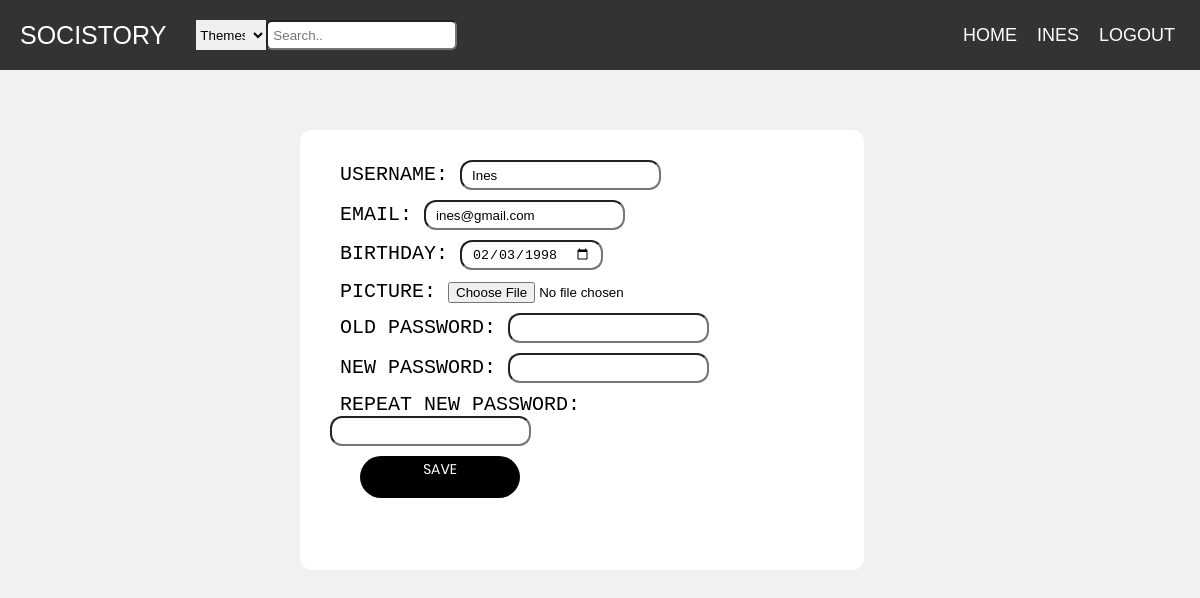
Page /pages/editProfile.php (signed in) on the committed database.
### tables this page shows
CREATE TABLE users(
  username VARCHAR PRIMARY KEY,
  email VARCHAR UNIQUE,
  password VARCHAR(254) NOT NULL,
  salt VARCHAR(32) NOT NULL,
  birthday DATE,
  img VARCHAR
);

### database/db_comments.php (called while the page is built, shortened)
<?php
    function getUsernameInfo($username){
    $db = Database::instance()->db();
    $stmt = $db->prepare('SELECT *, rowid FROM users where username = ?');
    $stmt->execute(array($username));
    return $stmt->fetch();
    }
?>

### pages/editProfile.php (the view, shortened to what this page needs)
<?php
include_once('../templates/common.php');
include_once('../database/db_comments.php');
    $info = getUsernameInfo($_SESSION['username']);
    ?>
 <link rel="stylesheet" href="../css/profilePage.css">
<section id="profile">
    <div class="container-box">
        <div class="banner_inner d-flex align-items-center">
            <form action="../actions/editProfile.php" method="post" enctype="multipart/form-data">
        <div class="username-block">
            <label for="name">Username: </label>
            <input name="name" type="text" value="<?=$info['username']?>"> <br>
        </div>
        <div class="email-block">
            <label for="email">Email: </label>
            <input name="email" type="email" value="<?=$info['email']?>"> <br>
        </div>
        <div class="birth-block">
            <label for="birth">Birthday: </label>
            <input name="birthday" type="date" value="<?=$info['birthday']?>"><br>
        </div>
        <div class="pic-block" >
            <label for="photo">Picture: </label>
            <input name="photo" type="file" value="<?=$info['img']?>"><br>
        </div>
        <div class="oldpass-block" >
            <label for="old"> Old Password: </label>
            <input name="oldpass" type="password"> <br>
        </div>
        <div class="password-block" >
            <label for="new"> New Password: </label>
            <input id="newPassword" name="newpass" type="password"> <br>
        </div>
        <div class="rpassword-block">
            <label for="repeatnew"> Repeat New Password: </label>
            <input id="rpassword" name="repeatnewpass" type="password"> <br>
        </div>
            <button id="save"type="submit">Save</button>
            </form>
        </div>
    </div>
</section>

### css/common.css (style rules this page uses)
* { box-sizing: border-box; }
body { margin: 0; font-family: Poppins, sans-serif; }

### css/mainPage.css (style rules this page uses)
body { font-family: Poppins-Regular, sans-serif; }
body { margin: 0; padding: 0; font-family: Raleway; text-transform: uppercase; font-size: 11px; }

### css/profilePage.css (style rules this page uses)
html, body, .sidebar, .content-posts { height: 100%; }
body { font-size: 16px; font-family: Poppins, sans-serif; font-weight: normal; background-color: #f1f1f1; }
section#profile { position: relative; z-index: 1; margin-bottom: 200px; }
.container-box { border-radius: 12px; position: relative; background: #fff; padding: 30px; height:55%; width:47%; margin-left:25%; margin-top:5%; justify-content: center; }
.container-box form div { margin-bottom: 10px; }
.banner_inner.d-flex.align-items-center { position: relative; width: 80%; align-items: center !important; justify-content: space-between; }
.d-flex { display: flex !important; }
form { width: 100%; font-size: x-large; font-family: monospace; display: flex; justify-content: space-between; }
.container-box form { width: 100%; font-size: x-large; font-family: monospace; display: flex; flex-direction: column; justify-content: space-between; }
input[type="text"] { height: 30px; border-radius: 12px; padding: 10px; }
input[type="date"] { height: 30px; border-radius: 12px; padding: 10px; }
input[type="password"] { height: 30px; border-radius: 12px; padding: 10px; }
input[type="email"] { height: 30px; border-radius: 12px; padding: 10px; }
label { margin-bottom: 10px; margin-left: 10px; }
button { width: 50px; display: flex; justify-content: center; padding: 0 20px; min-width: 160px; height: 42px; background-color: black; border-radius: 21px; font-size: 14px; color: #fff; font-family: Poppins-Regular; line-height: 1.2; text-transform: uppercase; padding-top: 5px; border: none; margin-left: 30px; }

### rows in the picture
users: name "Ines", email "ines@gmail.com", birthday "02/03/1998"

### other values in the picture
$username "INES"
